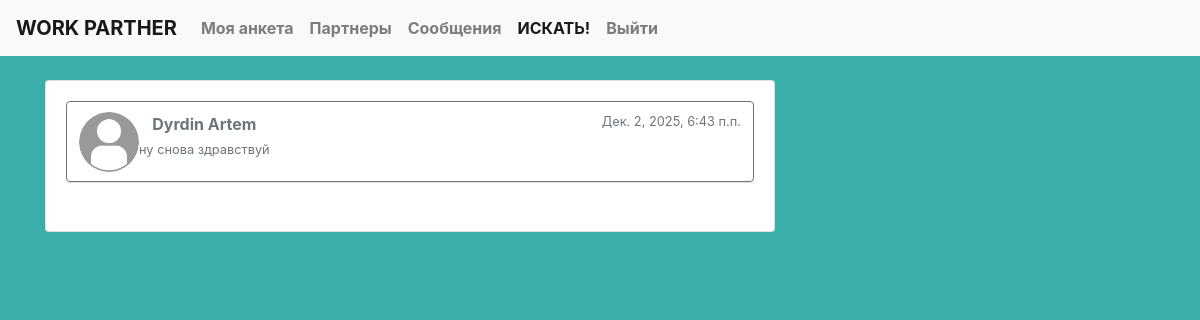
/dialogs (signed in), run on the app's committed database.
### socialNet/apps/network/models.py (models this page shows, shortened)
class Chat(models.Model):
    DIALOG = 'D'
    CHAT = 'C'
    CHAT_TYPE_CHOICES = (
        (DIALOG, _('Dialog')),
        (CHAT, _('Chat'))
    )
    type = models.CharField(
        _('Тип'),
        max_length=1,
        choices=CHAT_TYPE_CHOICES,
        default=DIALOG
    )
    members = models.ManyToManyField(User, verbose_name=_("Участник"))

class Profile(models.Model):
    SPECIALS = (
        (1, 'Программирование'),
        (2, 'Музыка'),
        (3, 'Блоги и видео'),
    )
    author = models.OneToOneField(User, on_delete=models.CASCADE)
    theme = models.BooleanField('theme', default=False)
    age = models.IntegerField('age', default=0)
    city = models.CharField('city', max_length=50, default=' ')
    spec = models.PositiveSmallIntegerField(
        'spec', choices=SPECIALS, default=True)
    descript = models.TextField('descript', default=' ')
    avatar = models.ImageField(upload_to='static/profile_images',
                               default='static/profile_images/default_picture.png')

class Message(models.Model):
    chat = models.ForeignKey(Chat, verbose_name=_(
        "Чат"), on_delete=models.CASCADE)
    author = models.ForeignKey(User, verbose_name=_(
        "Пользователь"), on_delete=models.CASCADE)
    message = models.TextField(_("Сообщение"))
    pub_date = models.DateTimeField(
        _('Дата сообщения'), default=timezone.now)
    is_readed = models.BooleanField(
        _('Прочитано'), default=False)
    class Meta:
        ordering = ['pub_date']
    def __str__(self):
        return self.message

### socialNet/apps/network/views.py (the view)
# urls.py: path('dialogs', views.DialogsView.as_view(), name='dialogs'),
class DialogsView(View):
    def get(self, request):
        chats = Chat.objects.filter(members__in=[request.user.id])
        return render(request, 'network/chats.html', {'user_profile': request.user, 'chats': chats, 'title': 'Сообщения'})

### socialNet/apps/network/templatetags/dialogs_tag.py (called while the page is built)
@register.simple_tag()
def get_companion(user, chat):
    for u in chat.members.all():
        if u != user:
            return u
    return None

### socialNet/apps/network/templates/network/chats.html (shortened to what this page needs)
{% extends 'network/base.html' %}
{% block body%}
{% load tz %}
{% load dialogs_tag %}
<div class="container py-3">
    <div class="row">
        <div class="col-md-6 col-lg-5 col-xl-8 mb-4 mb-md-0">
            <div class="card">
                <div class="card-body">
                    <ul class="list-unstyled mb-1">
                        {% for chat in chats %}
                            {% if chat.message_set.count != 0 %}
                                {% with last_message=chat.message_set.last %}
                                    {% get_companion user chat as companion %}
                                        <li class="p-0 border-bottom">
                                        <a href="/dialogs/{{ chat.id }}" class="d-flex justify-content-between btn btn-outline-secondary">
                                            <div class="d-flex flex-row">
                                                <img src="../{{ companion.profile.avatar }}" alt="avatar"
                                                    class="rounded-circle d-flex align-self-center me-3 shadow-1-strong" width="60">
                                                <div class="pt-1">
                                                    <p class="font-weight-bold mb-1">{{ companion.first_name }} {{ companion.last_name }}</p>
                                                    {% if companion != last_message.author %}
                                                        <div class="input-group">
                                                            <p class="small text-muted font-weight-bold">Вы: </p>
                                                            <p class="small text-muted">{{ last_message }}</p>
                                                        </div>
                                                    {% else %}
                                                        <p class="small text-muted">{{ last_message }}</p>
                                                    {% endif %}
                                                </div>
                                            </div>
                                            <div class="pt-1">
                                                <p class="small text-muted mb-1">{{ last_message.pub_date|utc }}</p>
                                            </div>
                                        </a>
                                    </li>
                                    <br>
                                {% endwith %}
                            {% endif %}
                        {% endfor %}
                    </ul>
                </div>
            </div>
        </div>
    </div>
</div>
{% endblock %}

### socialNet/apps/network/static/network/base.css (style rules this page uses)
#body { background-color: #3AAFA9; }
a { text-decoration: none; }
.py-3 { padding-top: 1rem!important; padding-bottom: 1rem!important; }

### data on the page
Chat: profile.avatar (placeholder picture), message_set.last "ну снова здравствуй", message_set.last.pub_date|utc "Дек. 2, 2025, 6:43 п.п."

### other printed values
{{ companion.first_name }} "Dyrdin"
{{ companion.last_name }} "Artem"
